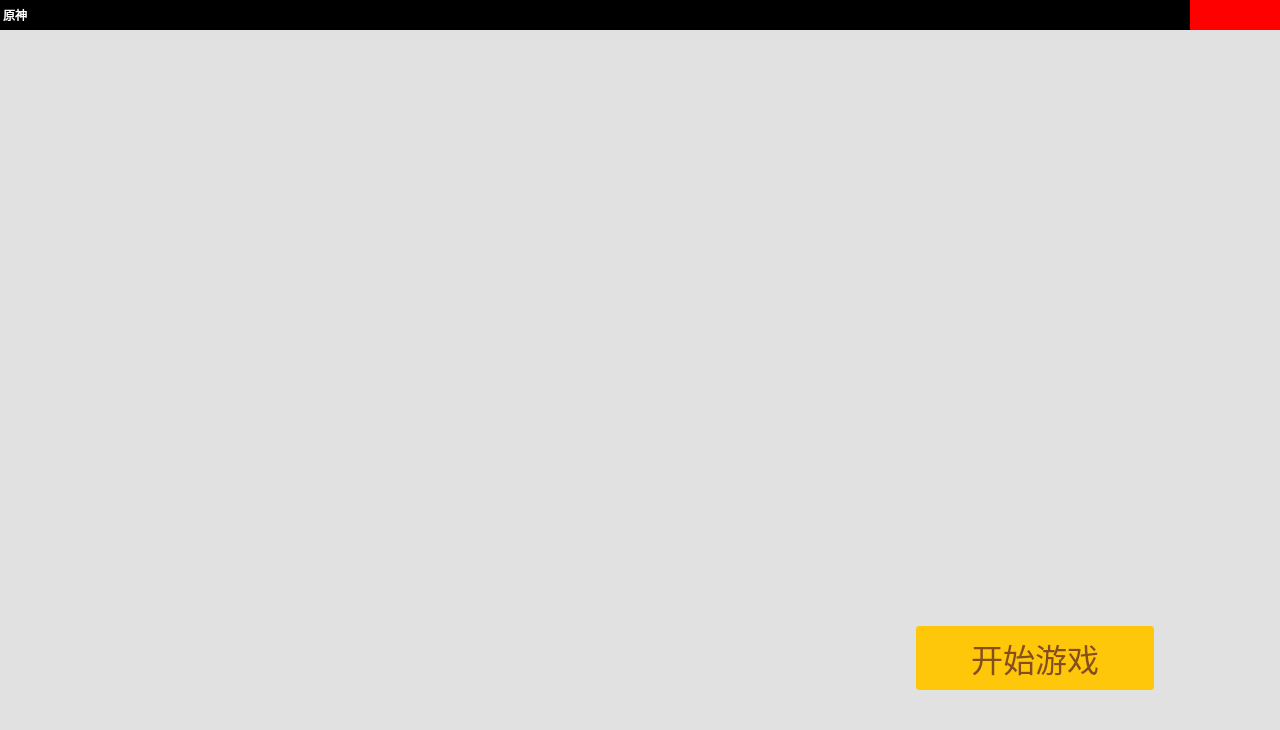
<?xml version="1.0" encoding="UTF-8"?>
<ui version="4.0">
 <class>QtGenshinImpactNaturalLawClass</class>
 <widget class="QMainWindow" name="QtGenshinImpactNaturalLawClass">
  <property name="geometry">
   <rect>
    <x>0</x>
    <y>0</y>
    <width>1280</width>
    <height>730</height>
   </rect>
  </property>
  <property name="windowTitle">
   <string>QtGenshinImpactNaturalLaw</string>
  </property>
  <widget class="QWidget" name="centralWidget">
   <widget class="QLabel" name="MainBackgroundImageRect">
    <property name="geometry">
     <rect>
      <x>0</x>
      <y>0</y>
      <width>1280</width>
      <height>730</height>
     </rect>
    </property>
    <property name="styleSheet">
     <string notr="true">background-color:rgb(225, 225, 225)</string>
    </property>
    <property name="text">
     <string/>
    </property>
   </widget>
   <widget class="QLabel" name="label">
    <property name="geometry">
     <rect>
      <x>0</x>
      <y>0</y>
      <width>1280</width>
      <height>30</height>
     </rect>
    </property>
    <property name="styleSheet">
     <string notr="true">background-color:rgb(0, 0, 0);
color:rgb(255, 255, 255);</string>
    </property>
    <property name="text">
     <string> 原神</string>
    </property>
   </widget>
   <widget class="QPushButton" name="pushButton">
    <property name="geometry">
     <rect>
      <x>916</x>
      <y>626</y>
      <width>238</width>
      <height>64</height>
     </rect>
    </property>
    <property name="font">
     <font>
      <family>微软雅黑</family>
      <pointsize>24</pointsize>
     </font>
    </property>
    <property name="styleSheet">
     <string notr="true">background-color:rgb(255, 199, 9);
color:rgb(134, 77, 29);
border:0px groove gray;
border-radius:3px;</string>
    </property>
    <property name="text">
     <string>开始游戏</string>
    </property>
   </widget>
   <widget class="QPushButton" name="pushButton_2">
    <property name="geometry">
     <rect>
      <x>1220</x>
      <y>0</y>
      <width>30</width>
      <height>30</height>
     </rect>
    </property>
    <property name="styleSheet">
     <string notr="true">background-color:rgb(255, 0, 0);border:0px;</string>
    </property>
    <property name="text">
     <string/>
    </property>
   </widget>
   <widget class="QPushButton" name="pushButton_3">
    <property name="geometry">
     <rect>
      <x>1190</x>
      <y>0</y>
      <width>30</width>
      <height>30</height>
     </rect>
    </property>
    <property name="styleSheet">
     <string notr="true">background-color:rgb(255, 0, 0);border:0px;</string>
    </property>
    <property name="text">
     <string/>
    </property>
   </widget>
   <widget class="QPushButton" name="pushButton_4">
    <property name="geometry">
     <rect>
      <x>1250</x>
      <y>0</y>
      <width>30</width>
      <height>30</height>
     </rect>
    </property>
    <property name="styleSheet">
     <string notr="true">background-color:rgb(255, 0, 0);
border:0px;</string>
    </property>
    <property name="text">
     <string/>
    </property>
   </widget>
  </widget>
 </widget>
 <layoutdefault spacing="6" margin="11"/>
 <resources>
  <include location="QtGenshinImpactNaturalLaw.qrc"/>
 </resources>
 <connections/>
</ui>
